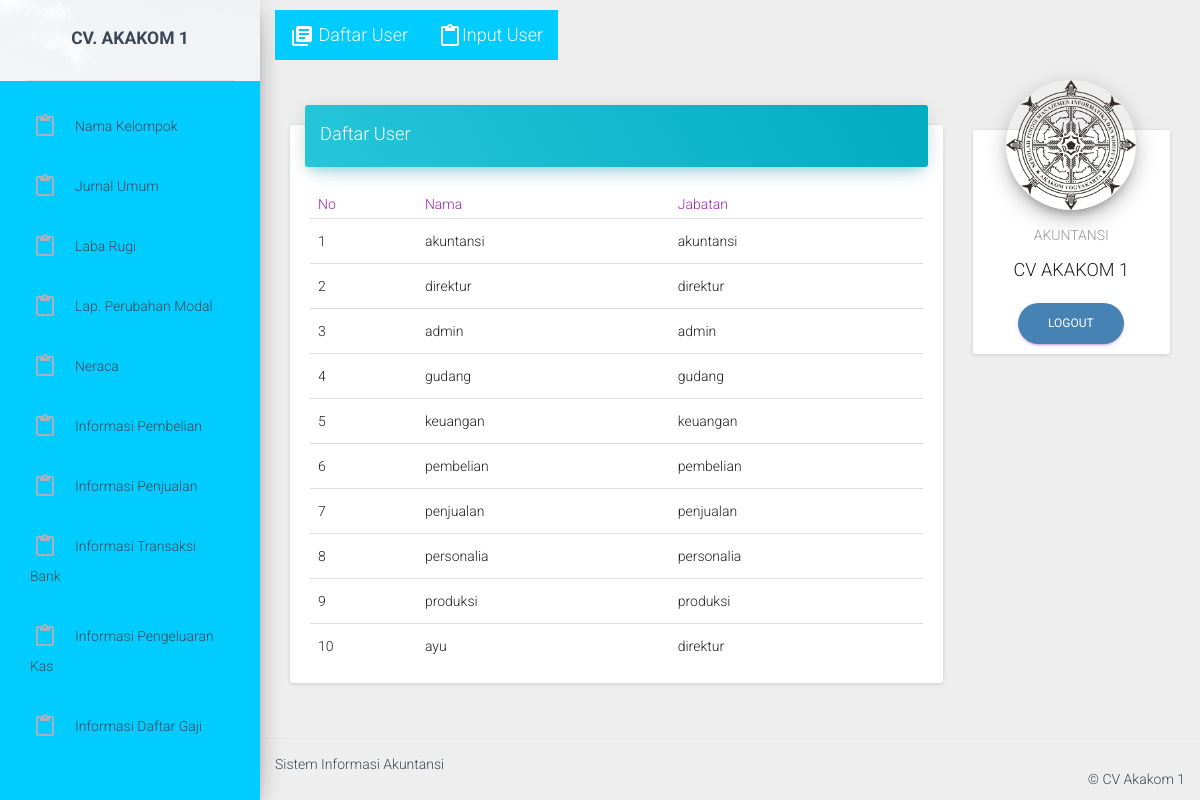
The page /user/admin_t.php (signed in) on the database its author committed.
### tables this page shows
CREATE TABLE `user` (
  `id_user` int(4) NOT NULL,
  `nama` varchar(50) NOT NULL,
  `username` varchar(15) NOT NULL,
  `password` varchar(60) NOT NULL,
  `Jabatan` varchar(10) NOT NULL
);

### user/admin_t.php (the view, shortened to what this page needs)
<!doctype html>
<html lang="en">
<?php
include "menu.php";
include "koneksi.php";
?>
<head>
    <link href="../assets/css/bootstrap.min.css" rel="stylesheet" />
    <link href="../assets/css/material-dashboard.css?v=1.2.0" rel="stylesheet" />
    <link href="../assets/css/demo.css" rel="stylesheet" />
    <link href="http://maxcdn.bootstrapcdn.com/font-awesome/latest/css/font-awesome.min.css" rel="stylesheet">
</head>
<body>
    <div class="wrapper">
        <div class="main-panel">
            <nav class="navbar navbar-transparent navbar-absolute">
                <div class="container-fluid">
                      <div class="navbar-header">
                        <a class="navbar-brand" href="admin_t.php"><i class="material-icons">library_books</i> Daftar User</a>
                        <a class="navbar-brand" href="admin_i.php"> <i class="material-icons">content_paste</i>Input User</a>
                    </div>
                </div>
            </nav>
            <div class="content">
                <div class="container-fluid">
                    <div class="row">
                        <div class="col-md-9">
                            <div class="card">
                                <div class="card-header" data-background-color="blue">
                                   <h4 class="title">Daftar User</h4>
                                </div>
                                <?php
                                        $sql_cek="select * from user";
                                        $query_cek = $koneksidb->query($sql_cek);
                                        $result_cek = $query_cek->num_rows;
                                        if($result_cek=='0'){
                                        echo "<center>Maaf Data Yang anda cari tidak ada <br> Silahkan Masukkan Data Terlebih Dahulu</center>";
                                         }
                                         else{
                                ?>
                                <div class="card-content table-responsive">
                                    <table class="table table-hover">
                                        <thead class="text-primary">
                                            <th>No</th>
                                            <th>Nama</th>
                                            <th>Jabatan</th>
                                        </thead>
                                        <tbody>
                                    <?php
                                        $no=0;
                                         while ($data = $query_cek->fetch_array()) {
                                            $no ++;
                                    ?>
                                            <tr>
                                                <td><?php echo $no; ?></td>
                                                <td><?php echo $data['nama']; ?></td>
                                                <td><?php echo $data['Jabatan']; ?></td>
                                            </tr>
                                    <?php
                                         }
                                        }
                                    ?>
                                        </tbody>
                                    </table>
                                </div>
                            </div>
                        </div>
                        <div class="col-md-3">
                            <div class="card card-profile">
                                <div class="card-avatar">
                                    <a href="#pablo">
                                        <img class="img" src="../assets/img/faces/marc.png" />
                                    </a>
                                </div>
                                <div class="content">
                                    <h6 class="category text-gray"> <?php echo $_SESSION['username']; ?> </h6>
                                    <h4 class="card-title">CV AKAKOM 1</h4>
                                    <a href="logout.php" class="btn btn-primary btn-round">Logout</a>
                                </div>
                            </div>
                        </div>
                    </div>
                </div>
            </div>
            <footer class="footer">
                <div class="container-fluid">
                    <nav class="pull-left">
                             Sistem Informasi Akuntansi
                    </nav>
                    <p class="copyright pull-right">
                        &copy;
                      CV Akakom 1
                    </p>
                </div>
            </footer>
        </div>
    </div>
</body>
</html>

### user/menu.php (shortened to what this page needs)
<?php
if (isset($_SESSION['jabatan']))
{
   if ($_SESSION['jabatan'] == "keuangan")
   {
     include 'menu_keuangan.php';
   }
   else if ($_SESSION['jabatan'] == "akuntansi")
   {
     include 'menu_akuntansi.php';
   }
}
?>

### user/menu_akuntansi.php
<div class="sidebar" data-color="purple" data-image="../assets/img/sidebar-1.jpg">
            <div class="logo">
              <center><h5> <b>CV. AKAKOM 1 </b></h5></center>
            </div>
            <div class="sidebar-wrapper">
                <ul class="nav">
                    <li>
                        <a href="index.php">
                            <i class="material-icons">content_paste</i>
                            <p>Nama Kelompok</p>
                        </a>
                    </li>
					<li>
                        <a href="./jurnal_umum_t.php">
                            <i class="material-icons">content_paste</i>
                            <p>Jurnal Umum</p>
                        </a>
                    </li>
					 <li>
                        <a href="./lp.php">
                            <i class="material-icons">content_paste</i>
                            <p>Laba Rugi</p>
                        </a>
                    </li>
					<li>
                        <a href="./laporan_pm_t.php">
                            <i class="material-icons">content_paste</i>
                            <p>Lap. Perubahan Modal</p>
                        </a>
                    </li>
					 <li>
                        <a href="./laporan_neraca.php">
                            <i class="material-icons">content_paste</i>
                            <p>Neraca</p>
                            </a>
                    </li>
                    <li>
                        <a href="./pembelian_bb_t.php">
                            <i class="material-icons">content_paste</i>
                            <p>Informasi Pembelian</p>
                            </a>
                    </li>
                    <li>
                        <a href="./penjualan_t.php">
                            <i class="material-icons">content_paste</i>
                            <p>Informasi Penjualan</p>
                            </a>
                    </li>
                    <li>
                        <a href="./transaksi_bank_t.php">
                            <i class="material-icons">content_paste</i>
                            <p> Informasi Transaksi Bank</p>
                        </a>
                    </li>
                    <li>
                        <a href="./pengeluaran_kas_t.php">
                            <i class="material-icons">content_paste</i>
                            <p>Informasi Pengeluaran Kas</p>
                        </a>
                    </li>
					 <li>
                        <a href="./gaji_t.php">
                            <i class="material-icons">content_paste</i>
                            <p>Informasi Daftar Gaji</p>
                            </a>
                    </li>
                </ul>
            </div>
</div>

### rows shown on the page
user: nama "akuntansi", Jabatan "akuntansi"
user: nama "direktur", Jabatan "direktur"
user: nama "admin", Jabatan "admin"
user: nama "gudang", Jabatan "gudang"
user: nama "keuangan", Jabatan "keuangan"
user: nama "pembelian", Jabatan "pembelian"
user: nama "penjualan", Jabatan "penjualan"
user: nama "personalia", Jabatan "personalia"
user: nama "produksi", Jabatan "produksi"
user: nama "ayu", Jabatan "direktur"

### other values the page prints
$_SESSION['username'] "AKUNTANSI"
